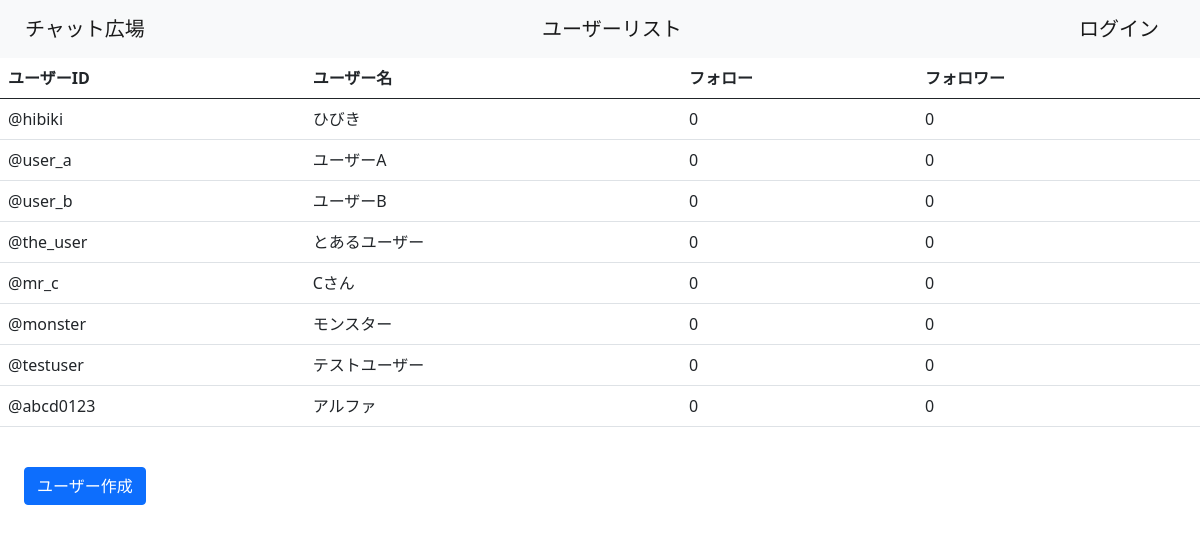
Page /user/list on the earlier database version.
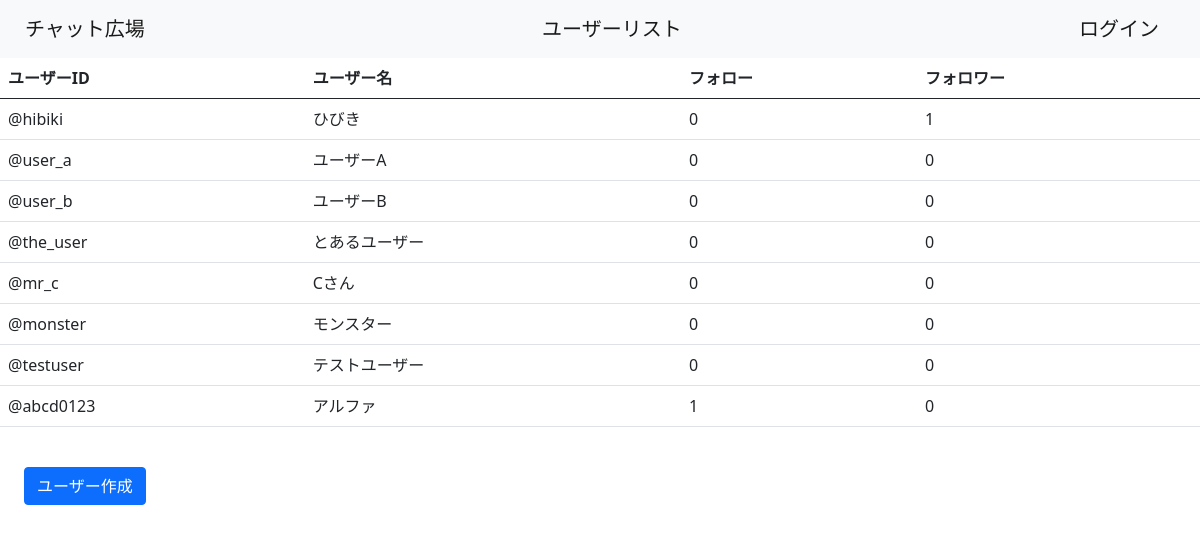
Same page on the later database version.
### chatrooms/models.py (models this page shows, shortened)
class CustomUser(AbstractUser):
    user_name = models.CharField(max_length=100, default="no name")
    memo = models.TextField()
    created_at = models.DateTimeField(auto_now_add=True)
    icon = models.ImageField(upload_to='icon', height_field=None, width_field=None, blank=True, max_length=100, default=False)
    icon_changed = models.DateTimeField(blank=True, auto_now=True)
    REQUIRED_FIELDS = ["user_name","memo"]
    groups = None
    user_permissions = None
    last_login = None
    first_name = None
    last_name = None
    email_address = None
    date_joined = None

### chatrooms/views/user.py (the view)
# urls.py: path('user/list', user.UserListView.as_view(), name='ul'),
class UserListView(ListView):
    template_name = 'user/list.html'
    model = models.CustomUser
    context_object_name = "users_list"

### templates/user/list.html
{% extends 'base.html' %}
{% block content %}
    <table class="table table-hover">
        <thead>
            <tr>
              <th scope="col">ユーザーID</th>
              <th scope="col">ユーザー名</th>
              <th scope="col">フォロー</th>
              <th scope="col">フォロワー</th>
            </tr>
          </thead>
          <tbody>
            {% for user_ in users_list %}
            <tr>
              {% if user_.id == user.id %}
              <td class="bg-secondary"><a href={% url 'mp' %} class="text-white text-decoration-none">★@{{ user_.username }}</a></td>
              <td class="bg-secondary"><a href={% url 'mp' %} class="text-white text-decoration-none">{{ user_.user_name }}</a></td>
              <td class="text-white bg-secondary">{{ user_.follow.count }}</td>
              <td class="text-white bg-secondary">{{ user_.follower.count }}</td>
              {% else %}
              <td><a href={% url 'ud' user_.id %} class="text-dark text-decoration-none"} >@{{ user_.username }}</a></td>
              <td><a href={% url 'ud' user_.id %} class="text-dark text-decoration-none"}>{{ user_.user_name }}</a></td>
              <td class="text-dark text-decoration-none">{{ user_.follow.count }}
              </td>
              <td class="text-dark text-decoration-none">{{ user_.follower.count }}
              </td>
              {% endif %}
            </tr>
            {% endfor %}
          </tbody>
    </table>
    <a href={%url 'uc'%} class="btn btn-primary m-4">ユーザー作成</a>
{% endblock content %}

Differences in the rows shown:
changed CustomUser "hibiki": follower.count "0" → "1"
changed CustomUser "abcd0123": follow.count "0" → "1"
